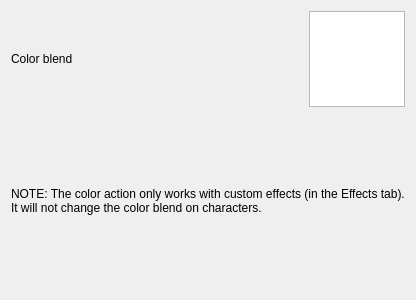
<?xml version="1.0" encoding="UTF-8"?>
<ui version="4.0">
 <class>Form</class>
 <widget class="QWidget" name="Form">
  <property name="geometry">
   <rect>
    <x>0</x>
    <y>0</y>
    <width>400</width>
    <height>300</height>
   </rect>
  </property>
  <property name="windowTitle">
   <string>Form</string>
  </property>
  <layout class="QVBoxLayout" name="verticalLayout">
   <item>
    <layout class="QHBoxLayout" name="horizontalLayout">
     <item>
      <widget class="QLabel" name="label">
       <property name="sizePolicy">
        <sizepolicy hsizetype="Preferred" vsizetype="Fixed">
         <horstretch>0</horstretch>
         <verstretch>0</verstretch>
        </sizepolicy>
       </property>
       <property name="text">
        <string>Color blend</string>
       </property>
      </widget>
     </item>
     <item>
      <widget class="ColorGraphicsView" name="colorView">
       <property name="maximumSize">
        <size>
         <width>96</width>
         <height>96</height>
        </size>
       </property>
      </widget>
     </item>
    </layout>
   </item>
   <item>
    <widget class="QLabel" name="label_2">
     <property name="text">
      <string>NOTE: The color action only works with custom effects (in the Effects tab).
It will not change the color blend on characters.</string>
     </property>
    </widget>
   </item>
  </layout>
 </widget>
 <customwidgets>
  <customwidget>
   <class>ColorGraphicsView</class>
   <extends>QGraphicsView</extends>
   <header>colorgraphicsview</header>
  </customwidget>
 </customwidgets>
 <resources/>
 <connections/>
</ui>
